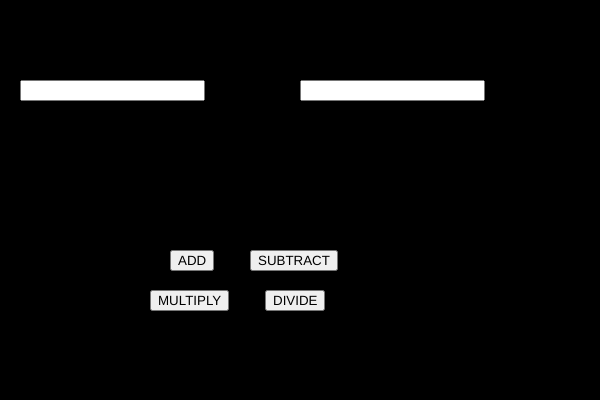
Frame 1 (no input)
Frame 60 (no input): identical to frame 1, image omitted
Frame 120 (the mouse pressed at the canvas centre since frame 60): identical to frame 1, image omitted

The p5.js sketch that drew this single still picture (run headless with seeded random() and noise() and a simulated clock; from frame 60 on, the mouse is pressed at the canvas centre):

// p5.js sketch
// ── sketch.js
var number1,number2, btn_add, btn_sub, btn_div, btn_mult,total;
function setup() {
  createCanvas(600, 400);
 number1 = createInput();
 number1.position(20,80);
 number2 = createInput();
 number2.position(300,80);

 btn_Add = createButton("ADD");
 btn_Add.position(170,250);

 btn_Add.mousePressed(sum);
 
 btn_sub = createButton("SUBTRACT");
 btn_sub.position(250,250);
 btn_sub.mousePressed(subtract);
 
 btn_mult = createButton("MULTIPLY");
 btn_mult.position(150,290);
 btn_mult.mousePressed(multiply);

 btn_mult = createButton("DIVIDE");
 btn_mult.position(265,290);
 btn_mult.mousePressed(divide);
}

function draw() {
  background("black");
  if(total != NaN){
    fill("white");
    text(total,210,230)
  }
}

function sum(){
  total = parseInt(number1.value()) + parseInt(number2.value());
  console.log (total);
}

function subtract(){
  total = parseInt(number1.value()) - parseInt(number2.value());
  console.log (total);
}

function multiply(){
  total = parseInt(number1.value()) * parseInt(number2.value());
  console.log (total);
}

function divide(){
  total = parseInt(number1.value()) / parseInt(number2.value());
  console.log (total);
}
